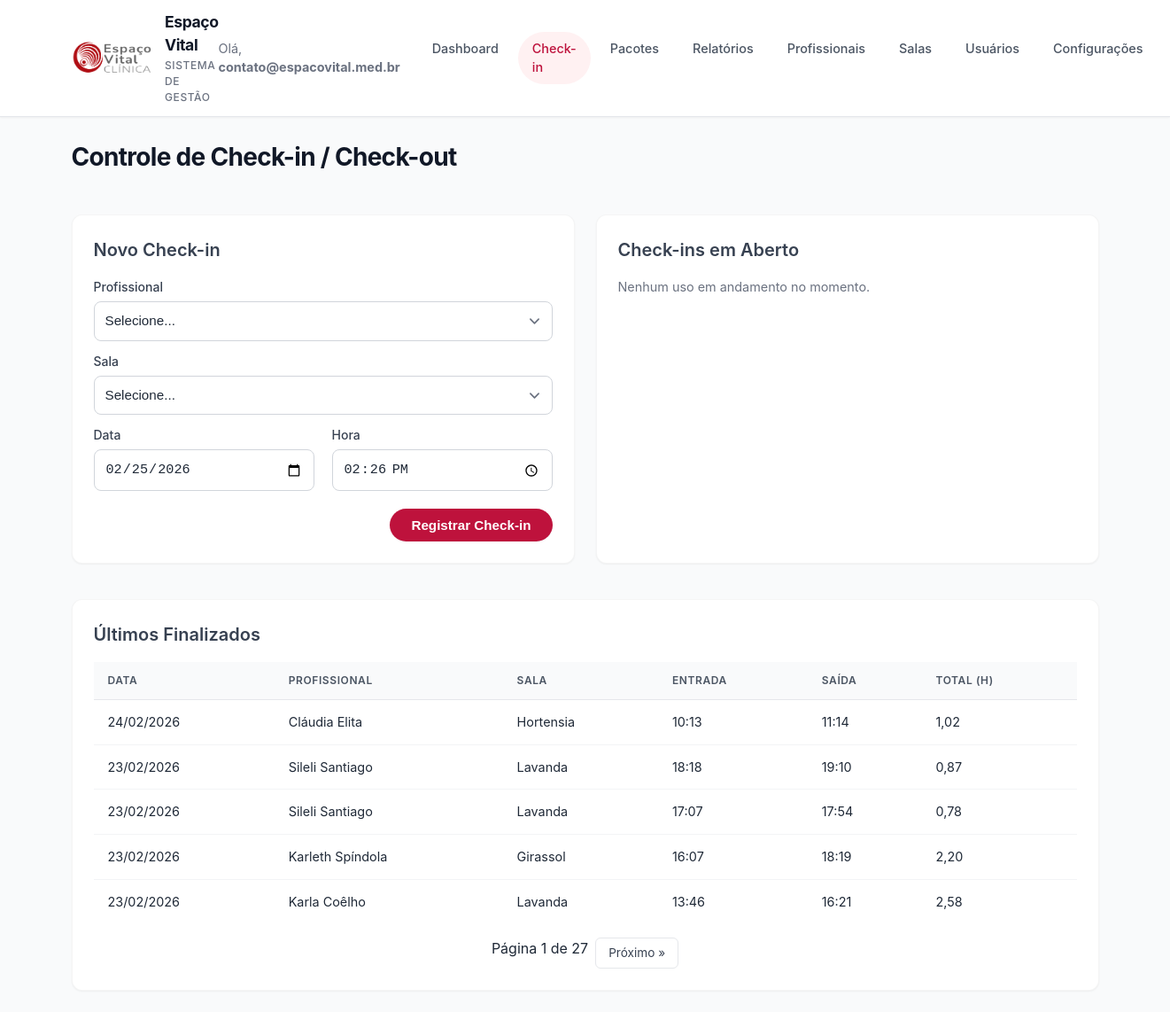
Screenshot of /index.php?route=checkin (signed in) with the database file from the repository.
### tables this page shows
CREATE TABLE "registros" (
            id INTEGER PRIMARY KEY AUTOINCREMENT,
            profissional_id INTEGER,
            sala_id INTEGER,
            data TEXT,
            hora_checkin TEXT,
            hora_checkout TEXT,
            total_horas REAL,
            FOREIGN KEY(profissional_id) REFERENCES profissionais(id),
            FOREIGN KEY(sala_id) REFERENCES salas(id)
        );

CREATE TABLE profissionais (
    id INTEGER PRIMARY KEY AUTOINCREMENT,
    nome TEXT NOT NULL UNIQUE,
    ativo INTEGER NOT NULL DEFAULT 1
);

CREATE TABLE salas (
    id INTEGER PRIMARY KEY AUTOINCREMENT,
    nome TEXT NOT NULL UNIQUE,
    ativo INTEGER NOT NULL DEFAULT 1
);

### src/Controllers/CheckinController.php (called while the page is built, shortened)
<?php
class CheckinController extends Controller
{
    public function index()
    {
        $mensagemSistema = '';
        $mensagemWhatsApp = '';
        $erro = '';
        $finalizadosPage = max(1, (int) ($_GET['page'] ?? 1));
        $porPagina = 5;
        $offset = ($finalizadosPage - 1) * $porPagina;
        $data = [
            'profissionais' => Professional::all(),
            'salas' => Room::all(),
            'abertos' => Registry::getOpen(),
            'finalizados' => Registry::getFinished($porPagina, $offset),
            'totalPaginas' => ceil(Registry::countFinished() / $porPagina),
            'paginaAtual' => $finalizadosPage,
            'mensagemSistema' => $mensagemSistema,
            'mensagemWhatsApp' => $mensagemWhatsApp,
            'erro' => $erro
        ];
        $this->view('checkin/index', $data);
    }
}

### src/Core/Auth.php (called while the page is built, shortened)
<?php
class Auth
{
    public static function user()
    {
        if (isset($_SESSION['usuario_email'])) {
            return [
                'id' => $_SESSION['usuario_id'],
                'email' => $_SESSION['usuario_email']
            ];
        }
        $pdo = Database::getInstance()->getConnection();
        $stmt = $pdo->prepare("SELECT id, email FROM usuarios WHERE id = :id");
        $stmt->execute([':id' => $_SESSION['usuario_id']]);
        $u = $stmt->fetch(\PDO::FETCH_ASSOC);
        return $u;
    }
    public static function hasPermission(string $modulo): bool
    {
        $usageId = $_SESSION['usuario_id'];
        $pdo = Database::getInstance()->getConnection();
        $stmt = $pdo->prepare("SELECT COUNT(*) FROM usuarios_modulos WHERE usuario_id = :id");
        $stmt->execute([':id' => $usageId]);
        $total = (int) $stmt->fetchColumn();
        $stmt = $pdo->prepare("
            SELECT COUNT(*)
            FROM usuarios_modulos
            WHERE usuario_id = :id AND modulo = :modulo
        ");
        $stmt->execute([
            ':id' => $usageId,
            ':modulo' => $modulo,
        ]);
        return (int) $stmt->fetchColumn() > 0;
    }
}

### config/autoloader.php (called while the page is built, shortened)
<?php
spl_autoload_register(function ($class) {
    $prefix = 'Clinica\\';
    $base_dir = __DIR__ . '/../src/';
    $len = strlen($prefix);
    $relative_class = substr($class, $len);
    $file = $base_dir . str_replace('\\', '/', $relative_class) . '.php';
});

### src/Models/Registry.php (called while the page is built, shortened)
<?php
class Registry
{
    public static function getFinished($limit, $offset)
    {
        $pdo = Database::getInstance()->getConnection();
        $stmt = $pdo->prepare("
            SELECT r.*, p.nome as profissional, s.nome as sala
            FROM registros r
            LEFT JOIN profissionais p ON r.profissional_id = p.id
            LEFT JOIN salas s ON r.sala_id = s.id
            WHERE r.hora_checkout IS NOT NULL
            ORDER BY r.data DESC, r.hora_checkin DESC
            LIMIT :limite OFFSET :offset
        ");
        $stmt->bindValue(':limite', $limit, PDO::PARAM_INT);
        $stmt->bindValue(':offset', $offset, PDO::PARAM_INT);
        $stmt->execute();
        return $stmt->fetchAll();
    }
}

### src/Helpers/DateHelper.php (called while the page is built, shortened)
<?php
class DateHelper
{
    public static function formatBr($date)
    {
        $d = DateTime::createFromFormat('Y-m-d', $date);
        return $d ? $d->format('d/m/Y') : $date;
    }
}

### src/Views/checkin/index.php (the view, shortened to what this page needs)
<!DOCTYPE html>
<html lang="pt-br">
<head>
    <link rel="stylesheet" href="style.css">
</head>
<body>
    <?php include __DIR__ . '/../layouts/header.php'; ?>
    <main class="container">
        <div class="topbar">
            <h1>Controle de Check-in / Check-out</h1>
        </div>
        <div class="grid-2">
            <div class="card">
                <h2>Novo Check-in</h2>
                <form method="post" action="index.php?route=checkin">
                    <div class="flex-col" style="margin-bottom:12px;">
                        <label for="profissional_id">Profissional</label>
                        <select id="profissional_id" name="profissional_id" required>
                            <option value="">Selecione...</option>
                        </select>
                    </div>
                    <div class="flex-col" style="margin-bottom:12px;">
                        <label for="sala_id">Sala</label>
                        <select id="sala_id" name="sala_id" required>
                            <option value="">Selecione...</option>
                        </select>
                    </div>
                    <div class="flex-row">
                        <div class="flex-col">
                            <label for="data">Data</label>
                            <input type="date" id="data" name="data" value="<?= date('Y-m-d') ?>">
                        </div>
                        <div class="flex-col">
                            <label for="hora_checkin">Hora</label>
                            <input type="time" id="hora_checkin" name="hora_checkin" value="<?= date('H:i') ?>">
                        </div>
                    </div>
                    <div style="margin-top:20px; text-align:right;">
                        <button type="submit" class="btn-primary">Registrar Check-in</button>
                    </div>
                </form>
            </div>
            <div class="card">
                <h2>Check-ins em Aberto</h2>
                <?php if (empty($abertos)): ?>
                    <p class="info">Nenhum uso em andamento no momento.</p>
                <?php endif; ?>
            </div>
        </div>
        <div class="card" style="margin-top:16px;">
            <h2>Últimos Finalizados</h2>
            <?php if (empty($finalizados)): ?>
                <p class="info">Nenhum registro finalizado.</p>
            <?php else: ?>
                <div style="overflow-x:auto;">
                    <table>
                        <thead>
                            <tr>
                                <th>Data</th>
                                <th>Profissional</th>
                                <th>Sala</th>
                                <th>Entrada</th>
                                <th>Saída</th>
                                <th>Total (h)</th>
                            </tr>
                        </thead>
                        <tbody>
                            <?php foreach ($finalizados as $r): ?>
                                <tr>
                                    <td><?= \Clinica\Helpers\DateHelper::formatBr($r['data']) ?></td>
                                    <td><?= htmlspecialchars($r['profissional']) ?></td>
                                    <td><?= htmlspecialchars($r['sala']) ?></td>
                                    <td><?= htmlspecialchars($r['hora_checkin']) ?></td>
                                    <td><?= htmlspecialchars($r['hora_checkout']) ?></td>
                                    <td>
                                        <?= $r['total_horas'] !== null
                                            ? number_format((float) $r['total_horas'], 2, ',', '')
                                            : '-' ?>
                                    </td>
                                </tr>
                            <?php endforeach; ?>
                        </tbody>
                    </table>
                </div>
                <?php if ($totalPaginas > 1): ?>
                    <div class="pagination">
                        <span>Página <?= $paginaAtual ?> de <?= $totalPaginas ?></span>
                        <?php if ($paginaAtual < $totalPaginas): ?>
                            <a href="index.php?route=checkin&page=<?= $paginaAtual + 1 ?>">Próximo &raquo;</a>
                        <?php endif; ?>
                    </div>
                <?php endif; ?>
            <?php endif; ?>
        </div>
    </main>
</body>
</html>

### index.php (shortened to what this page needs)
<?php
require_once __DIR__ . '/config/autoloader.php';
$route = $_GET['route'] ?? 'dashboard';
switch ($route) {
    case 'checkin':
        (new \Clinica\Controllers\CheckinController())->index();
        break;
}

### src/Core/Controller.php (shortened to what this page needs)
<?php
class Controller
{
    protected function view($view, $data = [])
    {
        extract($data);
        $viewFile = __DIR__ . '/../../src/Views/' . $view . '.php';
        if (file_exists($viewFile)) {
            require_once $viewFile;
        } else {
            die("View {$view} not found.");
        }
    }
}

### src/Views/layouts/header.php (shortened to what this page needs)
<?php
$canCheckin = Auth::hasPermission('checkin');
$canPacotes = Auth::hasPermission('pacotes');
$canProfissionais = Auth::hasPermission('profissionais');
$canSalas = Auth::hasPermission('salas');
$canUsuarios = Auth::hasPermission('usuarios');
$canRelatorios = Auth::hasPermission('relatorios');
$currentRoute = $_GET['route'] ?? 'dashboard';
$user = Auth::user();
$userEmail = $user['email'] ?? 'Usuário';
?>
<header class="site-header">
    <div class="header-inner">
        <div class="logo-area">
            <img src="img/logo.png" alt="Logo" class="logo-img" onerror="this.style.display='none'">
            <div class="logo-text">
                <span class="system-name">Espaço Vital</span>
                <span class="system-subtitle">Sistema de Gestão</span>
            </div>
        </div>
        <div class="user-area" style="margin-left:auto; margin-right:20px; color:var(--text-muted); font-size:0.9rem;">
            Olá, <strong><?= htmlspecialchars($userEmail) ?></strong>
        </div>
        <nav class="main-nav">
            <a href="index.php?route=dashboard"
                class="<?= $currentRoute === 'dashboard' ? 'active' : '' ?>">Dashboard</a>
            <a href="<?= $canCheckin ? 'index.php?route=checkin' : '#' ?>"
                onclick="<?= $canCheckin ? '' : "alert('Acesso negado'); return false;" ?>"
                class="<?= $currentRoute === 'checkin' ? 'active' : '' ?>">Check-in</a>
            <a href="<?= $canPacotes ? 'index.php?route=pacotes' : '#' ?>"
                onclick="<?= $canPacotes ? '' : "alert('Acesso negado'); return false;" ?>"
                class="<?= $currentRoute === 'pacotes' ? 'active' : '' ?>">Pacotes</a>
            <a href="<?= $canRelatorios ? 'index.php?route=relatorios' : '#' ?>"
                onclick="<?= $canRelatorios ? '' : "alert('Acesso negado'); return false;" ?>"
                class="<?= $currentRoute === 'relatorios' ? 'active' : '' ?>">Relatórios</a>
            <a href="<?= $canProfissionais ? 'index.php?route=profissionais' : '#' ?>"
                onclick="<?= $canProfissionais ? '' : "alert('Acesso negado'); return false;" ?>"
                class="<?= $currentRoute === 'profissionais' ? 'active' : '' ?>">Profissionais</a>
            <a href="<?= $canSalas ? 'index.php?route=salas' : '#' ?>"
                onclick="<?= $canSalas ? '' : "alert('Acesso negado'); return false;" ?>"
                class="<?= $currentRoute === 'salas' ? 'active' : '' ?>">Salas</a>
            <a href="<?= $canUsuarios ? 'index.php?route=usuarios' : '#' ?>"
                onclick="<?= $canUsuarios ? '' : "alert('Acesso negado'); return false;" ?>"
                class="<?= $currentRoute === 'usuarios' ? 'active' : '' ?>">Usuários</a>
            <a href="#" onclick="alert('Em breve'); return false;">Configurações</a>
            <a href="index.php?route=logout">Sair</a>
        </nav>
    </div>
</header>

### style.css (style rules this page uses)
:root { --primary-color: #be123c; --primary-hover: #9f1239; --secondary-bg: #f3f4f6; --text-main: #1f2937; --text-muted: #6b7280; --card-bg: #ffffff; --border-color: #e5e7eb; --radius-md: 12px; --radius-full: 999px; --shadow-sm: 0 1px 2px 0 rgba(0, 0, 0, 0.05); --shadow-md: 0 4px 6px -1px rgba(0, 0, 0, 0.1), 0 2px 4px -1px rgba(0, 0, 0, 0.06); --font-base: 'Inter', system-ui, -apple-system, sans-serif; }
*, *::before, *::after { box-sizing: border-box; }
body { margin: 0; padding: 0; font-family: var(--font-base); background-color: #f9fafb; color: var(--text-main); line-height: 1.5; -webkit-font-smoothing: antialiased; }
a { color: var(--primary-color); text-decoration: none; transition: color 0.2s; }
.site-header { background-color: #ffffff; border-bottom: 1px solid var(--border-color); box-shadow: var(--shadow-sm); position: sticky; top: 0; z-index: 100; }
.header-inner { max-width: 1200px; margin: 0 auto; padding: 12px 20px; display: flex; align-items: center; justify-content: space-between; }
.logo-area { display: flex; align-items: center; gap: 12px; }
.logo-img { height: 40px; width: auto; }
.logo-text { display: flex; flex-direction: column; justify-content: center; }
.system-name { font-size: 1.1rem; font-weight: 700; color: #111827; letter-spacing: -0.025em; }
.system-subtitle { font-size: 0.75rem; color: var(--text-muted); font-weight: 500; text-transform: uppercase; letter-spacing: 0.05em; }
.main-nav { display: flex; gap: 6px; }
.main-nav a { padding: 8px 16px; border-radius: var(--radius-full); font-size: 0.9rem; font-weight: 500; color: #4b5563; transition: all 0.2s ease; }
.main-nav a.active { background-color: #fff1f2; color: var(--primary-color); }
.container { max-width: 1200px; margin: 24px auto; padding: 0 20px; }
.card { background: var(--card-bg); border-radius: var(--radius-md); padding: 24px; border: 1px solid rgba(0,0,0,0.04); box-shadow: var(--shadow-sm); margin-bottom: 24px; transition: transform 0.2s ease, box-shadow 0.2s ease; }
h1 { font-size: 1.75rem; font-weight: 700; color: #111827; margin: 0 0 24px 0; letter-spacing: -0.025em; }
h2 { font-size: 1.25rem; font-weight: 600; margin: 0 0 16px 0; color: #374151; }
p.info { color: var(--text-muted); font-size: 0.9rem; margin-top: 0; }
label { display: block; font-size: 0.875rem; font-weight: 500; color: #374151; margin-bottom: 6px; }
input, select, textarea { display: block; width: 100%; padding: 10px 12px; font-size: 0.95rem; line-height: 1.5; color: #1f2937; background-color: #fff; border: 1px solid #d1d5db; border-radius: 8px; transition: border-color 0.15s ease, box-shadow 0.15s ease; appearance: none; }
select { background-position: right 0.5rem center; background-repeat: no-repeat; background-size: 1.5em 1.5em; padding-right: 2.5rem; }
.btn-primary { display: inline-flex; justify-content: center; align-items: center; padding: 10px 24px; border-radius: var(--radius-full); border: none; background-color: var(--primary-color); color: white; font-weight: 600; font-size: 0.95rem; cursor: pointer; box-shadow: 0 1px 2px 0 rgba(0, 0, 0, 0.05); transition: all 0.2s; }
table { width: 100%; border-collapse: separate; border-spacing: 0; font-size: 0.9rem; }
th { background-color: #f9fafb; color: #4b5563; font-weight: 600; text-transform: uppercase; font-size: 0.75rem; letter-spacing: 0.05em; padding: 12px 16px; border-bottom: 1px solid #e5e7eb; text-align: left; }
td { padding: 14px 16px; border-bottom: 1px solid #f3f4f6; color: #1f2937; }
tr:last-child td { border-bottom: none; }
.flex-row { display: flex; gap: 20px; flex-wrap: wrap; }
.flex-col { flex: 1; min-width: 200px; }
.grid-2 { display: grid; grid-template-columns: 1fr 1fr; gap: 24px; }
.pagination { display: flex; justify-content: center; gap: 8px; margin-top: 16px; }
.pagination a { padding: 6px 14px; background: white; border: 1px solid #e5e7eb; border-radius: 6px; color: #374151; font-size: 0.85rem; }
.topbar { display: flex; justify-content: space-between; align-items: center; margin-bottom: 20px; }

### rows the page displays
registros: data "24/02/2026", profissional.nome "Cláudia Elita", sala.nome "Hortensia", hora_checkin "10:13", hora_checkout "11:14", total_horas "1,02"
registros: data "23/02/2026", profissional.nome "Sileli Santiago", sala.nome "Lavanda", hora_checkin "18:18", hora_checkout "19:10", total_horas "0,87"
registros: data "23/02/2026", profissional.nome "Sileli Santiago", sala.nome "Lavanda", hora_checkin "17:07", hora_checkout "17:54", total_horas "0,78"
registros: data "23/02/2026", profissional.nome "Karleth Spíndola", sala.nome "Girassol", hora_checkin "16:07", hora_checkout "18:19", total_horas "2,20"
registros: data "23/02/2026", profissional.nome "Karla Coêlho", sala.nome "Lavanda", hora_checkin "13:46", hora_checkout "16:21", total_horas "2,58"

### other values shown
$userEmail "contato@espacovital.med.br"
$paginaAtual "1"
$totalPaginas "27"
